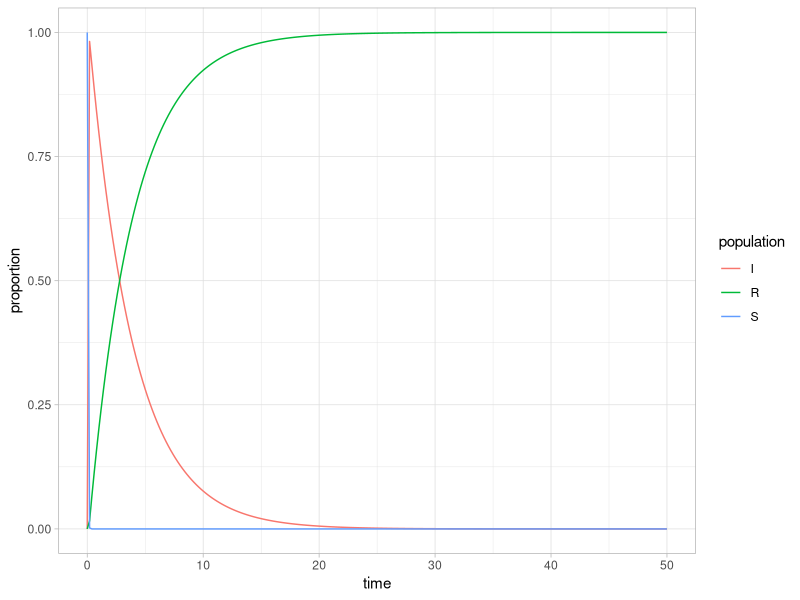

Reproduce this figure in R.
## ---- chunk 1
knitr::opts_chunk$set(echo = TRUE)
library(tidyverse)
library(deSolve)
## ---- chunk 2
### Specify parameters

## Proportion in each compartment: Susceptible 0.999999, Infected 0.000001, Recovered 0 (these are directly from the example linked above)
init <- c(S = 1-1e-6, I = 1e-6, R = 0.0)

## beta: infection parameter; gamma: recovery parameter
parameters <- c(beta = 100, gamma = 0.261)

## Time frame
times      <- seq(0, 50, by = 0.2)
## ---- chunk 3
## Build the function with all 
sir <- function(time, init, parameters) {

  with(as.list(c(init, parameters)), {

    dS <- -beta * S * I
    dI <-  beta * S * I - gamma * I
    dR <-  gamma * I
    
    return(list(c(dS, dI, dR)))
  })
}
## ---- chunk 4
## Solve using `deSolve::ode()`
approximation <- ode(y = init, times = times, func = sir, parms = parameters)
## ---- chunk 5
## Get output into a data frame
approx_df <- as.data.frame(approximation)

## Pivot longer so R will do the work for us: 
approx_long <- approx_df %>% 
  pivot_longer(cols = S:R, names_to = "population", values_to = "proportion")

## ---- chunk 6
ggplot(data = approx_long, aes(x = time, y = proportion)) +
  geom_line(aes(color = population)) +
  theme_light()
